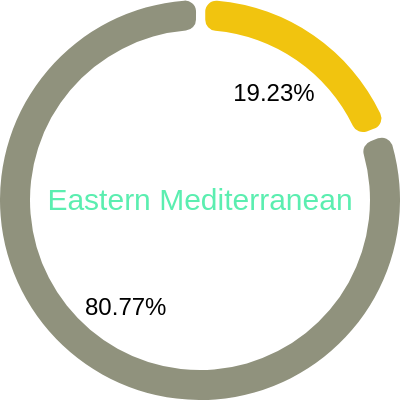

Source (Vega-Lite JSON):
### Vega specification from a JSON file in a GitHub repository (floating-point values rounded to 4 significant figures)
{"$schema": "https://vega.github.io/schema/vega/v5.json", "description": "Donut Chart of Development Status in Eastern Mediterranean", "width": 200, "height": 200, "autosize": "none", "signals": [{"name": "startAngle", "value": 0}, {"name": "endAngle", "value": 6.29}, {"name": "padAngle", "value": 0.04}, {"name": "innerRadius", "value": 85}, {"name": "cornerRadius", "value": 5.5}, {"name": "sort", "value": false}], "data": [{"name": "table", "values": [{"Region": "Developed", "Total_cases": 5}, {"Region": "Developing", "Total_cases": 21}], "transform": [{"type": "joinaggregate", "fields": ["Total_cases"], "ops": ["sum"], "as": ["Total"]}, {"type": "formula", "expr": "(datum.Total_cases / datum.Total) * 100", "as": "Percentage"}, {"type": "pie", "field": "Total_cases", "startAngle": {"signal": "startAngle"}, "endAngle": {"signal": "endAngle"}, "sort": {"signal": "sort"}}]}], "scales": [{"name": "color", "type": "ordinal", "domain": {"data": "table", "field": "Region"}, "range": ["#F1C40F", "#90927d"]}], "marks": [{"type": "arc", "from": {"data": "table"}, "encode": {"enter": {"fill": {"scale": "color", "field": "Region"}, "x": {"signal": "width / 2"}, "y": {"signal": "height / 2"}}, "update": {"startAngle": {"field": "startAngle"}, "endAngle": {"field": "endAngle"}, "padAngle": {"signal": "padAngle"}, "innerRadius": {"signal": "innerRadius"}, "outerRadius": {"signal": "width / 2"}, "cornerRadius": {"signal": "cornerRadius"}}}}, {"name": "mark_id", "type": "text", "from": {"data": "table"}, "encode": {"enter": {"text": {"signal": "if(datum['endAngle'] - datum['startAngle'] < 0.3, '', format(datum['Percentage'], '.2f') + '%')"}, "x": {"signal": "width / 2"}, "y": {"signal": "height / 2"}, "radius": {"signal": "width / 2 * 0.65"}, "theta": {"signal": "(datum['startAngle'] + datum['endAngle']) / 2"}, "fill": {"value": "black"}, "fontSize": {"value": 12}, "align": {"value": "center"}, "baseline": {"value": "middle"}}}}, {"type": "text", "encode": {"enter": {"x": {"signal": "width / 2"}, "y": {"signal": "height / 2"}, "text": {"value": "Eastern Mediterranean"}, "fontSize": {"value": 15}, "align": {"value": "center"}, "baseline": {"value": "middle"}, "fill": {"value": "#5BEEB0 "}}}}]}
